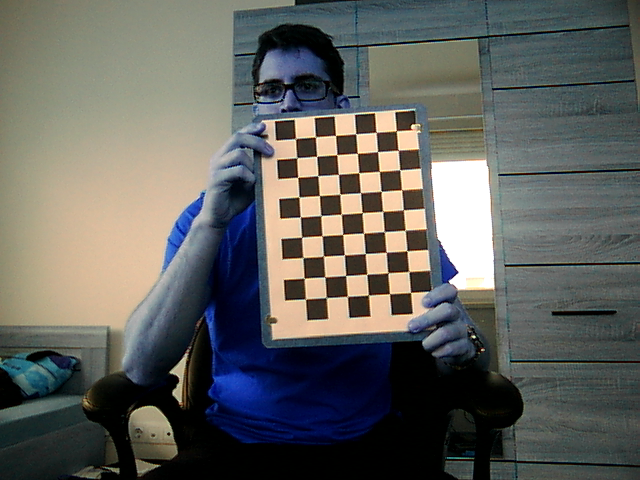
#> input picture scripts/app/calib_data/intrinsic/calibrated_img/orignal.png, 640 x 480 px, given in place of the camera
$ python multiple_lights.py
#> lines starting #> are read from the running program, lines starting #| are printed output that depends on the picture; after the words box and inside, x2 and y2 are one past the last pixel; in counts of white or black regions, pixels touching at a corner belong together
from imutils import contours
from skimage import measure
import numpy as np
import imutils
import cv2

cap = cv2.VideoCapture(1)

radius = 5

while(True):
    # Capture frame-by-frame
    ret, image = cap.read()
#> image is the input picture: shape (480, 640, 3); mean B, G, R 94.4, 98.3, 97.5

    gray = cv2.cvtColor(image, cv2.COLOR_BGR2GRAY)
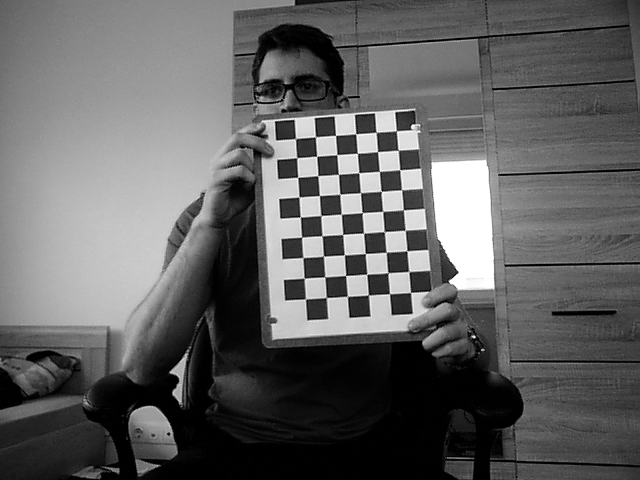
#> gray: shape (480, 640); min 0, max 255, mean 97.6
    blurred = cv2.GaussianBlur(gray, (11, 11), 0)
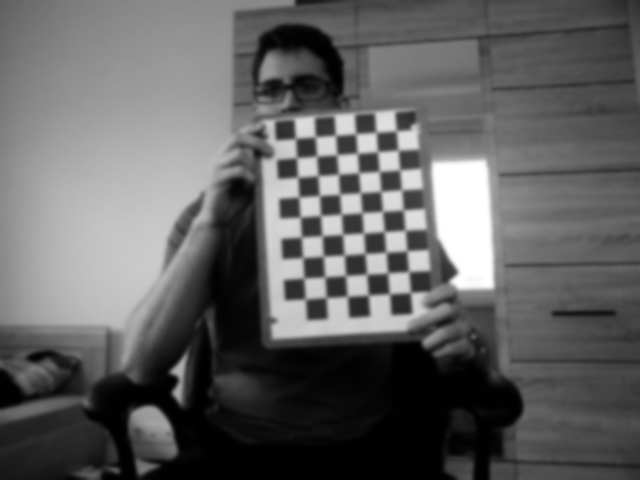
#> blurred: shape (480, 640); min 0, max 255, mean 97.6
    cv2.imshow('blured',blurred)

    # threshold the image to reveal light regions in the
    # blurred image
    thresh = cv2.threshold(blurred, 200, 255, cv2.THRESH_BINARY)[1]
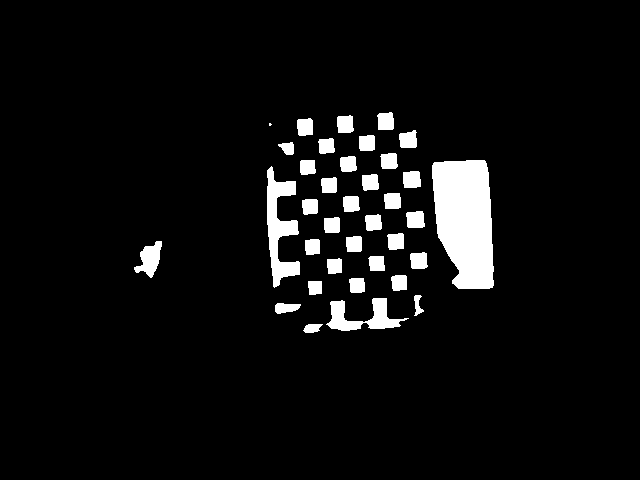
#> thresh: shape (480, 640); 5.6% white; 36 white regions (1 under 20 px), largest, box (x1, y1, x2, y2) and area: (432, 160, 494, 289) 6450, (267, 166, 300, 288) 1929, (326, 298, 409, 331) 1187
    cv2.imshow('thresh_1',thresh)

    # perform a series of erosions and dilations to remove
    # any small blobs of noise from the thresholded image
    thresh = cv2.erode(thresh, None, iterations=2)
#> thresh: shape (480, 640); 3.7% white; 37 white regions (2 under 20 px), largest, box (x1, y1, x2, y2) and area: (434, 162, 492, 287) 5670, (269, 171, 298, 284) 1158, (370, 300, 397, 327) 342
    cv2.imshow('thresh_2',thresh)
    thresh = cv2.dilate(thresh, None, iterations=4)
#> thresh: shape (480, 640); 7.8% white; 37 white regions, largest, box (x1, y1, x2, y2) and area: (430, 158, 496, 291) 7254, (265, 167, 302, 288) 2694, (366, 296, 401, 331) 854
    cv2.imshow('thresh_3',thresh)

    # perform a connected component analysis on the thresholded
    # image, then initialize a mask to store only the "large"
    # components
    labels = measure.label(thresh, neighbors=8, background=0)
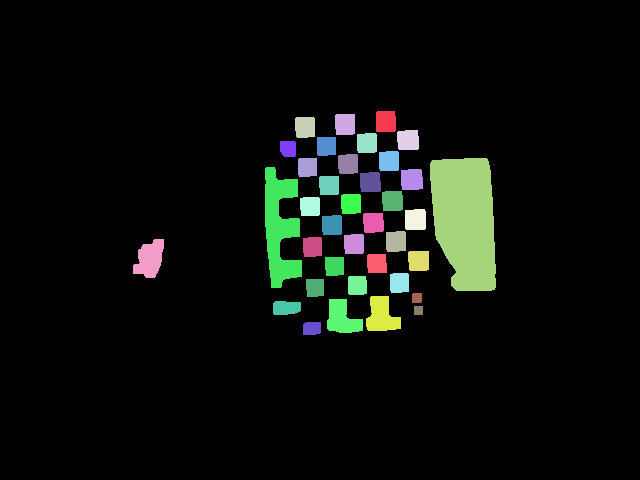
#> labels: shape (480, 640) int64; 38 distinct labels, from 0 to 37; one colour per label, 0 black
    mask = np.zeros(thresh.shape, dtype="uint8")

    # loop over the unique components
    for label in np.unique(labels):
        # if this is the background label, ignore it
        if label == 0:
            continue

        # otherwise, construct the label mask and count the
        # number of pixels
        labelMask = np.zeros(thresh.shape, dtype="uint8")
        labelMask[labels == label] = 255
        numPixels = cv2.countNonZero(labelMask)

        # if the number of pixels in the component is sufficiently
        # large, then add it to our mask of "large blobs"
        if numPixels > 300:
            mask = cv2.add(mask, labelMask)
#> this loop made 38 passes
#> numPixels on passes 2 to 13: 413, 411, 403, 415, 387, 352, 242, 389, 380, 351, 7254, 2694
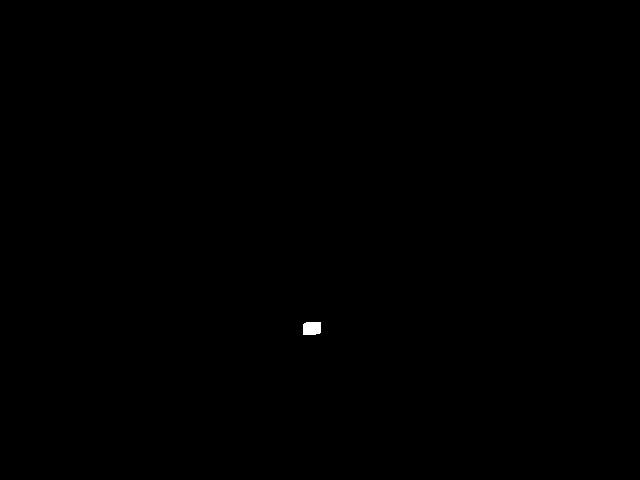
#> labelMask: shape (480, 640); 0.07% white; 1 white region, box (x1, y1, x2, y2) and area: (303, 322, 321, 335) 224
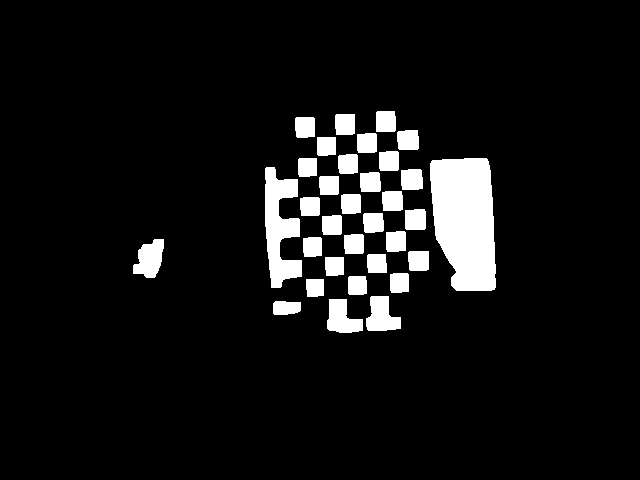
#> mask: shape (480, 640); 7.5% white; 33 white regions

    # find the contours in the mask, then sort them from left to
    # right
    cnts = cv2.findContours(mask.copy(), cv2.RETR_EXTERNAL,
        cv2.CHAIN_APPROX_SIMPLE)
#> cnts = 33 contours; largest, box (x1, y1, x2, y2) and area: (430, 158, 496, 291) 7076, (265, 167, 302, 288) 2514, (366, 296, 401, 331) 790, (133, 239, 164, 278) 766, (327, 299, 363, 333) 761
    cnts = imutils.grab_contours(cnts)
    cnts = contours.sort_contours(cnts)[0]

    # loop over the contours
    for (i, c) in enumerate(cnts):
        # draw the bright spot on the image
        (x, y, w, h) = cv2.boundingRect(c)
        ((cX, cY), radius) = cv2.minEnclosingCircle(c)
        cv2.circle(image, (int(cX), int(cY)), int(radius),
            (0, 0, 255), 3)
        cv2.putText(image, "#{}".format(i + 1), (x, y - 15),
            cv2.FONT_HERSHEY_SIMPLEX, 0.45, (0, 0, 255), 2)
#> this loop made 33 passes
#> (x, y, w, h, cX, cY, radius) on passes 1 to 12: (133, 239, 31, 39, 148, 256, 22.67), (265, 167, 37, 121, 273, 227, 60.41), (273, 301, 28, 14, 286.5, 307.5, 14.58), (295, 117, 20, 21, 304.7, 126.7, 13.09), (298, 158, 19, 19, 307.5, 167, 12.38), (300, 197, 20, 19, 309.5, 206, 12.42), (303, 237, 19, 20, 312, 246.5, 12.42), (306, 279, 18, 18, 314.5, 287, 11.69), (317, 137, 19, 19, 326, 145.5, 12.4), (319, 176, 20, 19, 328.9, 184.9, 12.73), (322, 215, 20, 20, 331.5, 224.5, 12.75), (325, 257, 19, 19, 334, 265.5, 12.4)
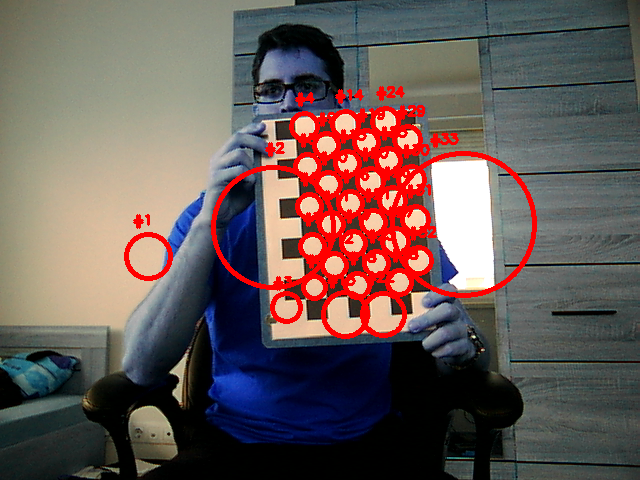
#> image: shape (480, 640, 3); 6.53% of pixels changed, all inside (x1, y1, x2, y2) = (124, 86, 537, 339)

    # Display the resulting frame
    cv2.imshow('frame',image)

    k = cv2.waitKey(1) & 0xff
#> (key Esc is pressed here)
    if k == 27:
        break

# When everything done, release the capture
cap.release()
cv2.destroyAllWindows()
